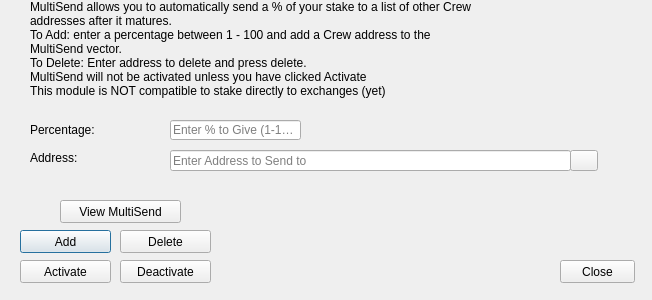
<?xml version="1.0" encoding="UTF-8"?>
<ui version="4.0">
 <class>StakeForCharityDialog</class>
 <widget class="QDialog" name="StakeForCharityDialog">
  <property name="windowModality">
   <enum>Qt::NonModal</enum>
  </property>
  <property name="geometry">
   <rect>
    <x>0</x>
    <y>0</y>
    <width>652</width>
    <height>300</height>
   </rect>
  </property>
  <property name="windowTitle">
   <string>MultiSend</string>
  </property>
  <widget class="QLineEdit" name="charityPercentEdit">
   <property name="geometry">
    <rect>
     <x>170</x>
     <y>120</y>
     <width>131</width>
     <height>20</height>
    </rect>
   </property>
   <property name="toolTip">
    <string>Enter whole numbers 1 - 100</string>
   </property>
   <property name="placeholderText">
    <string>Enter % to Give (1-100)</string>
   </property>
  </widget>
  <widget class="QLineEdit" name="charityAddressEdit">
   <property name="geometry">
    <rect>
     <x>170</x>
     <y>150</y>
     <width>401</width>
     <height>21</height>
    </rect>
   </property>
   <property name="toolTip">
    <string/>
   </property>
   <property name="placeholderText">
    <string>Enter Address to Send to</string>
   </property>
  </widget>
  <widget class="QLabel" name="label_2">
   <property name="geometry">
    <rect>
     <x>30</x>
     <y>0</y>
     <width>451</width>
     <height>121</height>
    </rect>
   </property>
   <property name="lineWidth">
    <number>1</number>
   </property>
   <property name="text">
    <string>MultiSend allows you to automatically send a % of your stake to a list of other Crew addresses after it matures.
To Add: enter a percentage between 1 - 100 and add a Crew address to the MultiSend vector. 
To Delete: Enter address to delete and press delete.
MultiSend will not be activated unless you have clicked Activate
This module is NOT compatible to stake directly to exchanges (yet)</string>
   </property>
   <property name="alignment">
    <set>Qt::AlignLeading|Qt::AlignLeft|Qt::AlignTop</set>
   </property>
   <property name="wordWrap">
    <bool>true</bool>
   </property>
  </widget>
  <widget class="QLabel" name="message">
   <property name="geometry">
    <rect>
     <x>240</x>
     <y>200</y>
     <width>381</width>
     <height>91</height>
    </rect>
   </property>
   <property name="text">
    <string/>
   </property>
  </widget>
  <widget class="QPushButton" name="addButton">
   <property name="geometry">
    <rect>
     <x>20</x>
     <y>230</y>
     <width>91</width>
     <height>23</height>
    </rect>
   </property>
   <property name="toolTip">
    <string/>
   </property>
   <property name="statusTip">
    <string>Add to MultiSend Vector</string>
   </property>
   <property name="text">
    <string>Add</string>
   </property>
  </widget>
  <widget class="QPushButton" name="disableButton">
   <property name="geometry">
    <rect>
     <x>120</x>
     <y>260</y>
     <width>91</width>
     <height>23</height>
    </rect>
   </property>
   <property name="statusTip">
    <string>Deactivate MultiSend</string>
   </property>
   <property name="text">
    <string>Deactivate</string>
   </property>
  </widget>
  <widget class="QPushButton" name="addressBookButton">
   <property name="geometry">
    <rect>
     <x>570</x>
     <y>150</y>
     <width>28</width>
     <height>21</height>
    </rect>
   </property>
   <property name="toolTip">
    <string>Choose an address from the address book</string>
   </property>
   <property name="text">
    <string/>
   </property>
   <property name="icon">
    <iconset resource="../bitcoin.qrc">
     <normaloff>:/icons/address-book</normaloff>:/icons/address-book</iconset>
   </property>
   <property name="shortcut">
    <string>Alt+A</string>
   </property>
   <property name="autoDefault">
    <bool>false</bool>
   </property>
  </widget>
  <widget class="QLabel" name="label">
   <property name="geometry">
    <rect>
     <x>30</x>
     <y>120</y>
     <width>121</width>
     <height>20</height>
    </rect>
   </property>
   <property name="toolTip">
    <string>Percentage of stake to send</string>
   </property>
   <property name="text">
    <string>Percentage:</string>
   </property>
  </widget>
  <widget class="QLabel" name="label_5">
   <property name="geometry">
    <rect>
     <x>30</x>
     <y>150</y>
     <width>111</width>
     <height>16</height>
    </rect>
   </property>
   <property name="toolTip">
    <string>Address to send portion of stake to</string>
   </property>
   <property name="text">
    <string>Address:</string>
   </property>
  </widget>
  <widget class="QPushButton" name="deleteButton">
   <property name="geometry">
    <rect>
     <x>120</x>
     <y>230</y>
     <width>91</width>
     <height>23</height>
    </rect>
   </property>
   <property name="toolTip">
    <string/>
   </property>
   <property name="statusTip">
    <string>Delete Address From MultiSend Vector</string>
   </property>
   <property name="text">
    <string>Delete</string>
   </property>
  </widget>
  <widget class="QPushButton" name="activateButton">
   <property name="geometry">
    <rect>
     <x>20</x>
     <y>260</y>
     <width>91</width>
     <height>23</height>
    </rect>
   </property>
   <property name="statusTip">
    <string>Activate MultiSend</string>
   </property>
   <property name="text">
    <string>Activate</string>
   </property>
  </widget>
  <widget class="QPushButton" name="viewButton">
   <property name="geometry">
    <rect>
     <x>60</x>
     <y>200</y>
     <width>121</width>
     <height>23</height>
    </rect>
   </property>
   <property name="toolTip">
    <string/>
   </property>
   <property name="statusTip">
    <string>View MultiSend Vector</string>
   </property>
   <property name="text">
    <string>View MultiSend</string>
   </property>
  </widget>
     <widget class="QPushButton" name="closeButton">
      <property name="geometry">
       <rect>
        <x>560</x>
        <y>260</y>
        <width>75</width>
        <height>23</height>
       </rect>
      </property>
      <property name="text">
       <string>Close</string>
      </property>
     </widget>
 </widget>
 <resources>
  <include location="../bitcoin.qrc"/>
 </resources>
 <connections/>
</ui>
